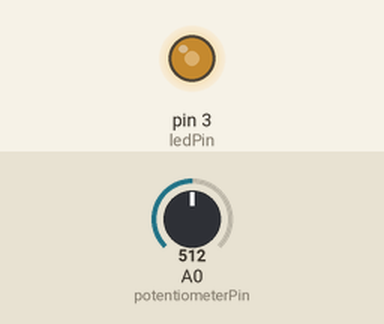
Bench run of a sketch on a simulated Arduino Uno, built with avr-gcc and run on an emulated ATmega328P. Parts: output pins drawn as LEDs (lit = HIGH). The test bench sets the inputs (shaded band); at power-on: A0 (potentiometerPin) = 512.

Above: at 1.2 s.
1.3 s: A0 (potentiometerPin) set to 716
At 1.6 s:
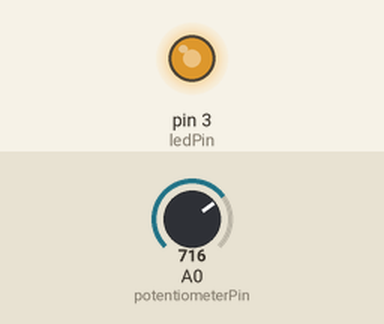
2.8 s: A0 (potentiometerPin) set to 900
At 3.9 s:
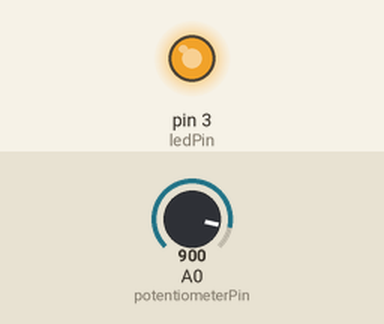
4.3 s: A0 (potentiometerPin) set to 122
At 5.1 s:
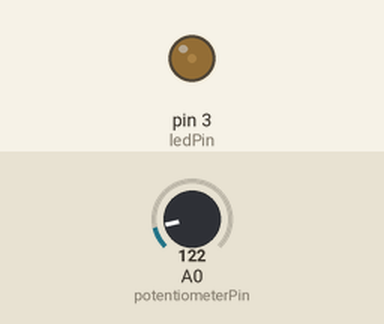
5.8 s: A0 (potentiometerPin) set to 0
At 6.2 s:
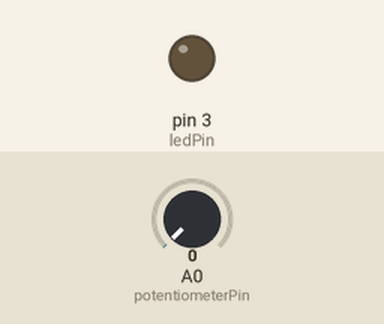
7.3 s: A0 (potentiometerPin) set to 511
At 8.6 s:
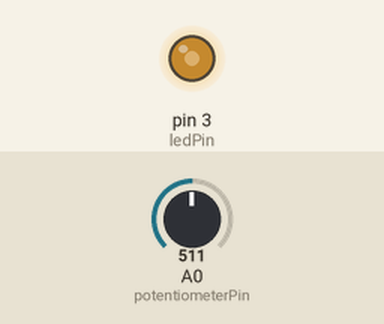
Timing chart, 0 to 9.8 s (numbered marks = the images above; inputs shaded):
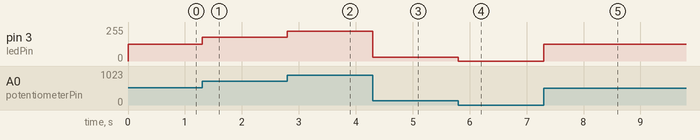

The sketch:

pwm_led.ino
```cpp
const int ledPin = 3;
const int potentiometerPin = A0;

void setup() {
  // put your setup code here, to run once:
  pinMode(ledPin,OUTPUT);
  pinMode(potentiometerPin,INPUT);
}

void loop() {
  int potentioValue, Value;
  potentioValue = analogRead(potentiometerPin);
  Value = map(potentioValue,0,1023,0,255);
  analogWrite(ledPin,Value);
  // put your main code here, to run repeatedly:
}
```

Measured:
- after the input at 1.3 s, pin 3 (ledPin): 127/255 → 178/255 at once
- after the input at 2.8 s, pin 3 (ledPin): 178/255 → 224/255 at once
- after the input at 4.3 s, pin 3 (ledPin): 224/255 → 30/255 at once
- after the input at 5.8 s, pin 3 (ledPin): 30/255 → 0/255 at once
- after the input at 7.3 s, pin 3 (ledPin): 0/255 → 127/255 at once
